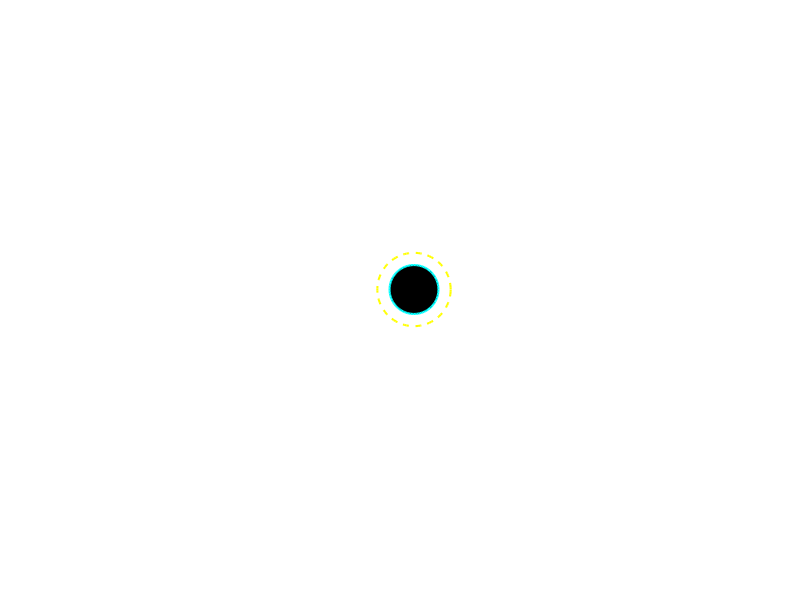

Source code (MATLAB): (Note: this script raises an error after producing the figure.)
%% Modelling a black hole and light rays in matlab (coursework file)
clc; clear;
% assuming G=c=1
% geometrized units (everything has the same unit)
r_s = 5; % means 5 units of length instead of 5m or 5Km

%% Set up figure
figure('Color','k', 'Position', [100 100 1000 650]);
hold on; axis equal;
view_width = 50; view_height = 50;
axis([-view_width view_width -view_height view_height]);
set(gca,'Color','k','XColor','w','YColor','w');
xlabel('X (units)','Color','w');
ylabel('Y (units)','Color','w');
title('Black Hole Light Ray Simulation','Color','w');
grid on

%% Plot black hole
theta = linspace(0, 2*pi, 100);
% Event Horizon
fill(r_s*cos(theta), r_s*sin(theta), 'k', 'EdgeColor', 'c', 'LineWidth', 1.5);
% Photon Sphere (r = 1.5 * rs)
% light is most unstable in the photon sphere
plot(1.5*r_s*cos(theta), 1.5*r_s*sin(theta), 'y--', 'LineWidth', 1.5);

%% ============= Initial conditions ================
x = -30;  % horizontal position
y = 13;   % vertical position
vx = 185; % horizontal velocity
vy = -1;  % vertical velocity

% convert into polar coordinates
r0 = sqrt(x^2 + y^2);
phi0 = atan2(y, x);
dr0 = vx * cos(phi0) + vy * sin(phi0);
dphi0 = (-vx * sin(phi0) + vy * cos(phi0)) / r0;

% initial state array
X0 = [r0; phi0; dr0; dphi0];

%% Noise parameters (adjust these to control noise strength)
noise_scale = 1e-2;  % affects metric factor (smaller = less noise)
noise_accel = 1e-1;  % affects accelerations (smaller = less noise)

%% Simulation
t_span = [0 1000]; % longer simulation means more of the ray of light is drawn
geodesic_equation = @(t,X) geodesic(t, X, r_s, noise_scale, noise_accel);
opts = odeset('RelTol', 1e-4, 'AbsTol', 1e-4);
[sim_time, X] = ode45(geodesic_equation, t_span, X0, opts);

%% Plotting
% state is in form [r phi dr dphi]
sim_r = X(:,1);
sim_phi = X(:,2);
x_traj = sim_r .* cos(sim_phi);
y_traj = sim_r .* sin(sim_phi);

% Plot the trajectory
plot(x_traj, y_traj, 'r--', 'LineWidth', 1.5);
plot(x, y, 'go', 'MarkerSize', 8, 'MarkerFaceColor', 'g'); % Start point

legend('Black Hole', 'Photon Sphere','Light path', 'Light starting point',  ...
       'TextColor', 'w', 'Color', 'k')
title(sprintf('Black Hole Simulation\nPos: (%.2f, %.2f)', x, y), 'Color', 'w');

saveas(gcf, 'Static_4.png')

%% ============= Geodesic Function ================
function dXdt = geodesic(~, X, r_s, noise_scale, noise_accel)
    % input X is the state array
    % break state array into each component (easier to understand)
    r = X(1); 
    phi = X(2); 
    dr_dlambda = X(3); 
    dphi_dlambda = X(4);
    
    % Stop if inside event horizon
    if r <= r_s
        dXdt = zeros(4,1);
        return
    end
    
    % Noise multipliers (centered at 1, small variance)
    % This creates multiplicative noise: value ≈ 1 ± noise_scale
    mult_f = normrnd(1, noise_scale);       % affects metric
    mult_acc3 = normrnd(1, noise_accel);    % affects radial acceleration
    mult_acc4 = normrnd(1, noise_accel);    % affects angular acceleration
    
    % Schwarzschild metric component with multiplicative noise
    f = (1 - r_s / r) * mult_f;
    
    % Conserved energy for null geodesics (light rays)
    E = f * sqrt((dr_dlambda^2)/(f^2) + (r^2 * dphi_dlambda^2)/f);
    dt_dlambda = E / f;
    
    % Initialize the dXdt array which is a 4x1 matrix
    % dX should be [dr dphi drdot dphidot]
    dXdt = zeros(4,1);
    
    dXdt(1) = dr_dlambda;
    dXdt(2) = dphi_dlambda;
    
    % Radial acceleration with multiplicative noise
    base_dr = -(   (r_s/(2*r^2)) * f * (dt_dlambda)^2   ) ...
              +(   (r_s/(2*r^2*f)) * (dr_dlambda^2)      ) ...
              +(   (r - r_s) * (dphi_dlambda^2)          );
    
    dXdt(3) = base_dr * mult_acc3;  % Multiplicative randomness
    
    % Angular acceleration with multiplicative noise
    base_dphi = -(2 * dr_dlambda * dphi_dlambda) / r;
    
    dXdt(4) = base_dphi * mult_acc4;  % Multiplicative randomness
end